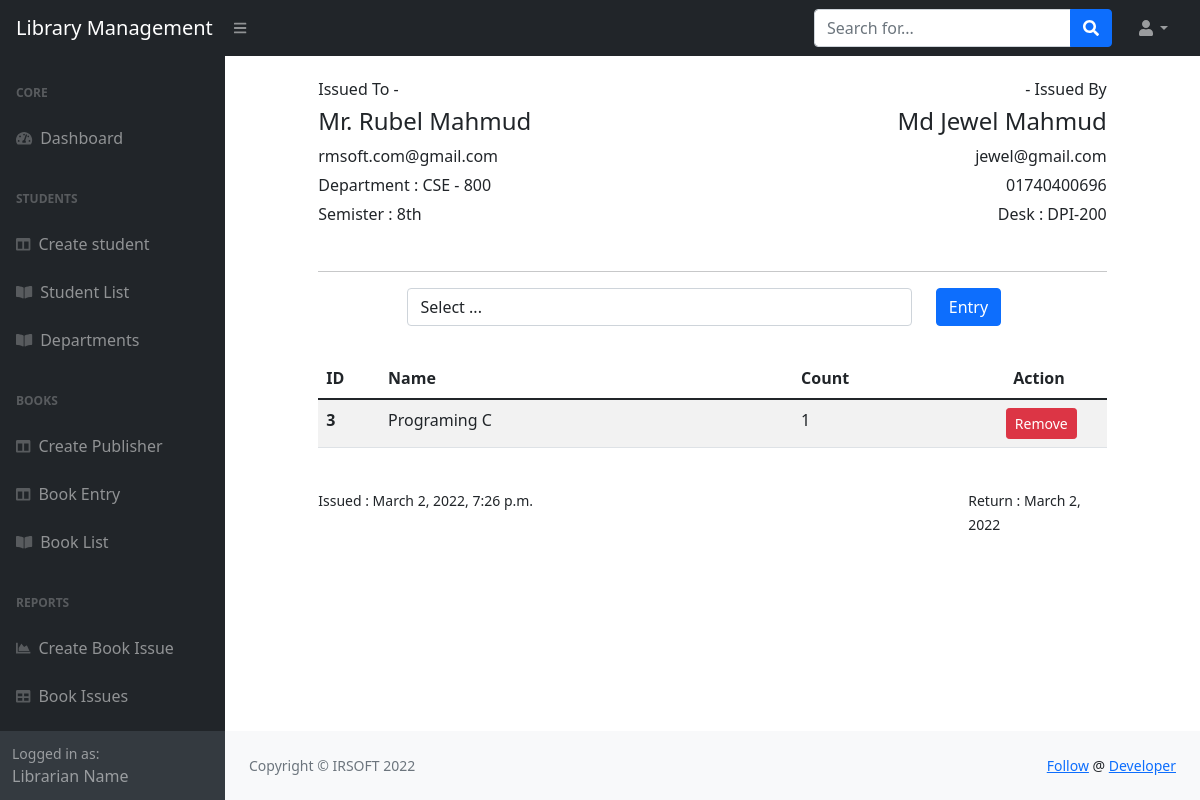
The page /issues/4/update/ on the database its author committed.
### book_issues/models.py (models this page shows, shortened)
class BookIssue(models.Model):
    issueId = models.CharField(max_length=50, null=True, blank=True, editable=False)
    title = models.CharField(max_length=100, default='Book reception info')
    slug = models.CharField(max_length=200, null=True, blank=True)
    student = models.ForeignKey(Student, on_delete=models.CASCADE)
    librarian = models.ForeignKey(Librarian, on_delete=models.CASCADE)
    books = models.ManyToManyField(Book, null=True, blank=True)
    issue_date = models.DateTimeField(auto_now_add=True)
    updated_at = models.DateTimeField(null=True, blank=True)
    return_date = models.DateField(null=True, blank=True)
    is_closed = models.BooleanField(default=False)
    class Meta:
        verbose_name_plural = 'bookissues'

### students/models.py (models this page shows, shortened)
class Student(models.Model):
    semisters = (
        ('1','1st'),
        ('2','2nd'),
        ('3','3rd'),
        ('4','4th'),
        ('5','5th'),
        ('6','6th'),
        ('7','7th'),
        ('8','8th'),
    )
    gender = (
        ('male', 'Male'),
        ('female', 'Female'),
        ('other', 'Other'),
    )
    stdId = models.CharField(max_length=50, null=True, blank=True, editable=False)
    name = models.CharField(max_length=100)
    email = models.CharField(max_length=50)
    mobile = models.CharField(max_length=50)
    session = models.CharField(max_length=50)
    department = models.ForeignKey(Department, on_delete=models.CASCADE)
    semister = models.CharField(choices=semisters, max_length=50)
    dob = models.DateField()
    fatherName = models.CharField(max_length=100)
    motherName = models.CharField(max_length=100)
    address = models.TextField(max_length=500)
    religion = models.CharField(max_length=100)
    gender = models.CharField(choices=gender, max_length=100)
    class Meta:
        verbose_name_plural = 'students'

class Department(models.Model):
    name = models.CharField(max_length=100)
    code = models.CharField(max_length=50)
    description = models.TextField(max_length=600)
    class Meta:
        verbose_name_plural = 'departments'
    def __str__(self):
        return f'{self.name} - {self.code}'

### librarians/models.py (models this page shows, shortened)
class Librarian(models.Model):
    libId = models.CharField(max_length=50, null=True, blank=True)
    name = models.CharField(max_length=100)
    email = models.CharField(max_length=50)
    mobile = models.CharField(max_length=50)
    photo = models.ImageField(max_length=600)
    class Meta:
        verbose_name_plural = 'librarians'

### books/models.py (models this page shows, shortened)
class Book(models.Model):
    semisters = (
        ('1','1st'),
        ('2','2nd'),
        ('3','3rd'),
        ('4','4th'),
        ('5','5th'),
        ('6','6th'),
        ('7','7th'),
        ('8','8th'),
    )
    name = models.CharField(max_length=100)
    code = models.CharField(max_length=50)
    publisher = models.ForeignKey(Publisher, on_delete=models.CASCADE)
    department = models.ForeignKey(Department, on_delete=models.CASCADE)
    semister = models.CharField(choices=semisters, max_length=50)
    amount = models.PositiveIntegerField(default=0)
    class Meta:
        verbose_name_plural = 'books'

### book_issues/views.py (the view, shortened to what this page needs)
# urls.py: path('<int:issue_id>/update/', complete_issue, name='complete_issue'),
def complete_issue(request, issue_id):
    queryset = {}
    issue = BookIssue.objects.get(pk=issue_id)
    books = Book.objects.filter(department=issue.student.department).filter(semister=issue.student.semister)
    queryset['books'] = books
    queryset['issue'] = issue
    queryset['issued_books'] = issue.books.all()
    return render(request, 'book_issues/complete_issue.html', queryset)

### templates/book_issues/complete_issue.html (shortened to what this page needs)
{% extends 'base.html' %}
{% block content %}
<div class="container">
    <br>
    <div class="row">
        <div class="col-md-1"></div>
        <div class="col-md-5 student">
            <h6>Issued To -</h6>
            <h4>{{ issue.student.name }}</h4>
            <p>{{ issue.student.email }}</p>
            <p>Department : {{ issue.student.department }}</p>
            <p>Semister : {{ issue.student.semister }}th</p>
        </div>
        <div style="text-align:right;" class="col-md-5 librarian">
            <h6>- Issued By</h6>
            <h4>{{ issue.librarian.name }}</h4>
            <p style="margin-bottom:5px;">{{ issue.librarian.email }}</p>
            <p style="margin-bottom:5px;">{{ issue.librarian.mobile }}</p>
            <p style="margin-bottom:5px;">Desk : DPI-200</p>
        </div>
        <div class="col-md-1"></div>
    </div>
<br>
    <div class="row">
        <div class="col-md-1"></div>
        <div class="col-md-10">
            <hr width="100%">
        </div>
        <div class="col-md-1"></div>
    </div>
    <div class="container">
        <div class="row">
            <div class="col-md-2"></div>
            <div class="col-md-8">
                <form class="form-inline" method="POST">
                    <div class="row">
                        <div class="col-md-10">
                            <select name="book" class=" form-control">
                                <option value="select" selected>Select ...</option>
                            </select>
                        </div>
                        <div class="col-md-2">
                            <button type="submit" class="btn btn-primary mb-2">Entry</button>
                        </div>
                    </div>
                </form>
            </div>
            <div class="col-md-2"></div>
        </div>
    </div>
    <br>
    <div class="row">
        <div class="col-md-1"></div>
        <div class="col-md-10">
            <table class="table table-striped">
              <thead>
                <tr>
                  <th scope="col">ID</th>
                  <th scope="col">Name</th>
                  <th scope="col" style="padding-left:100px;"></th>
                  <th scope="col">Count</th>
                  <th scope="col" style="text-align:right;padding-right:42px;">Action</th>
                </tr>
              </thead>
              <tbody>
              {% for book in issued_books %}
                <tr>
                  <th scope="row">{{ book.id }}</th>
                  <td>{{ book.name }}</td>
                  <td></td>
                  <td>1</td>
                  <td style="text-align:right;padding-right:30px;">
                      <a href="{% url 'remove_issued_book' issue.pk book.pk %}" class="btn btn-sm btn-danger">Remove</a>
                  </td>
                </tr>
              {% endfor %}
              </tbody>
            </table>
        </div>
        <div class="col-md-1"></div>
    </div>
    <br>
    <div class="row">
        <div class="col-md-1"></div>
        <div class="col-md-3">
            <small>Issued : {{ issue.issue_date }}</small>
        </div>
        <div class="col-md-5"></div>
        <div class="col-md-2">
            <small style="text-align:right;">Return : {{ issue.issue_date.date }}</small>
        </div>
        <div class="col-md-1"></div>
    </div>
</div>
{% endblock content %}

### static/css/custom.css (style rules this page uses)
.student p, librarian { margin:0px 0px 5px 0px; }
.librarian p { margin:0px; }

### rows shown on the page
BookIssue: student.name "Mr. Rubel Mahmud", student.email "rmsoft.com@gmail.com", student.department "CSE - 800", student.semister "8", librarian.name "Md Jewel Mahmud", librarian.email "jewel@gmail.com", librarian.mobile "01740400696", issue_date "March 2, 2022, 7:26 p.m.", issue_date "March 2, 2022"
Book: id "3", name "Programing C"
